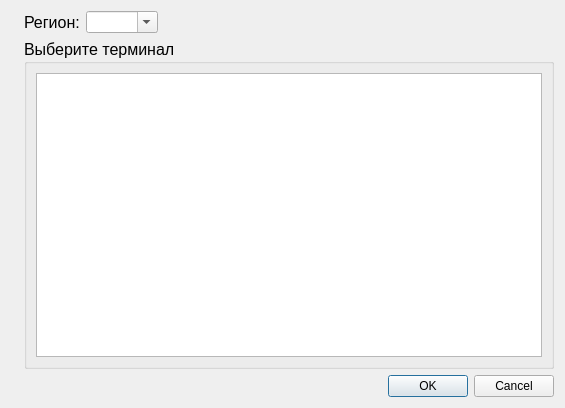
<?xml version="1.0" encoding="UTF-8"?>
<ui version="4.0">
 <class>AddRegionTerminalsDialog</class>
 <widget class="QDialog" name="AddRegionTerminalsDialog">
  <property name="geometry">
   <rect>
    <x>0</x>
    <y>0</y>
    <width>565</width>
    <height>408</height>
   </rect>
  </property>
  <property name="windowTitle">
   <string>Dialog</string>
  </property>
  <layout class="QGridLayout" name="gridLayout_2">
   <item row="0" column="1">
    <widget class="QLabel" name="label">
     <property name="font">
      <font>
       <pointsize>12</pointsize>
      </font>
     </property>
     <property name="text">
      <string>Регион:</string>
     </property>
    </widget>
   </item>
   <item row="0" column="2">
    <widget class="QComboBox" name="comboBoxRegions">
     <property name="editable">
      <bool>true</bool>
     </property>
     <property name="maxVisibleItems">
      <number>15</number>
     </property>
    </widget>
   </item>
   <item row="0" column="0" rowspan="2">
    <widget class="QLabel" name="labelLogo">
     <property name="text">
      <string/>
     </property>
     <property name="pixmap">
      <pixmap resource="resource.qrc">:/Image/fuellogo.png</pixmap>
     </property>
     <property name="alignment">
      <set>Qt::AlignLeading|Qt::AlignLeft|Qt::AlignTop</set>
     </property>
    </widget>
   </item>
   <item row="0" column="3">
    <spacer name="horizontalSpacer">
     <property name="orientation">
      <enum>Qt::Horizontal</enum>
     </property>
     <property name="sizeHint" stdset="0">
      <size>
       <width>271</width>
       <height>20</height>
      </size>
     </property>
    </spacer>
   </item>
   <item row="1" column="1" colspan="3">
    <widget class="QGroupBox" name="groupBox">
     <property name="font">
      <font>
       <pointsize>12</pointsize>
       <weight>50</weight>
       <bold>false</bold>
      </font>
     </property>
     <property name="title">
      <string>Выберите терминал</string>
     </property>
     <layout class="QGridLayout" name="gridLayout">
      <item row="0" column="0">
       <widget class="QTableWidget" name="tableWidgetTerminals">
        <property name="font">
         <font>
          <pointsize>10</pointsize>
          <weight>50</weight>
          <bold>false</bold>
         </font>
        </property>
        <property name="focusPolicy">
         <enum>Qt::WheelFocus</enum>
        </property>
        <property name="editTriggers">
         <set>QAbstractItemView::NoEditTriggers</set>
        </property>
        <property name="alternatingRowColors">
         <bool>true</bool>
        </property>
        <property name="selectionMode">
         <enum>QAbstractItemView::SingleSelection</enum>
        </property>
        <property name="selectionBehavior">
         <enum>QAbstractItemView::SelectRows</enum>
        </property>
       </widget>
      </item>
     </layout>
    </widget>
   </item>
   <item row="2" column="0" colspan="4">
    <widget class="QDialogButtonBox" name="buttonBox">
     <property name="standardButtons">
      <set>QDialogButtonBox::Cancel|QDialogButtonBox::Ok</set>
     </property>
    </widget>
   </item>
  </layout>
 </widget>
 <resources>
  <include location="resource.qrc"/>
 </resources>
 <connections/>
</ui>
